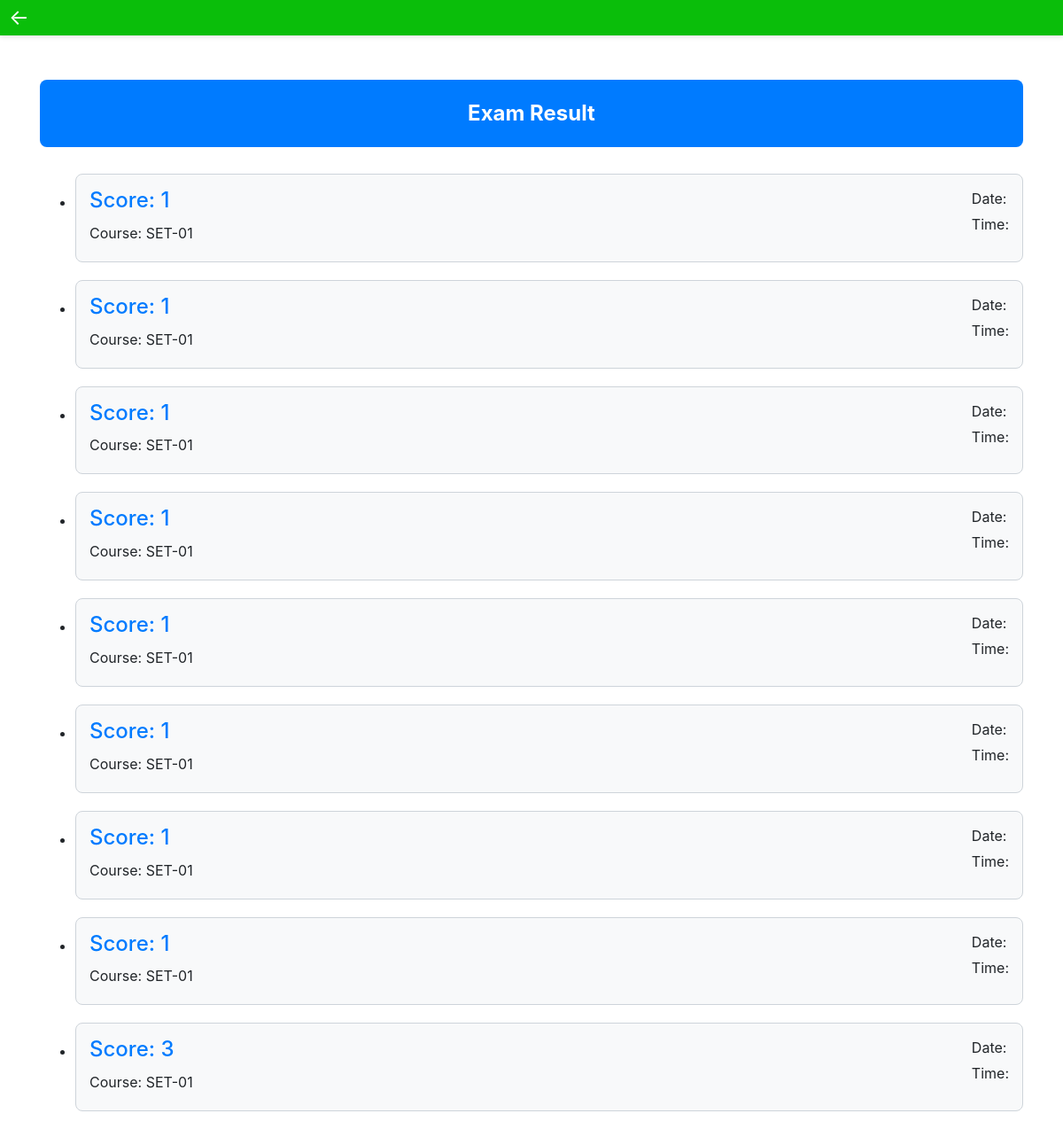
The page /view_score/ (signed in) on the database as committed earlier.
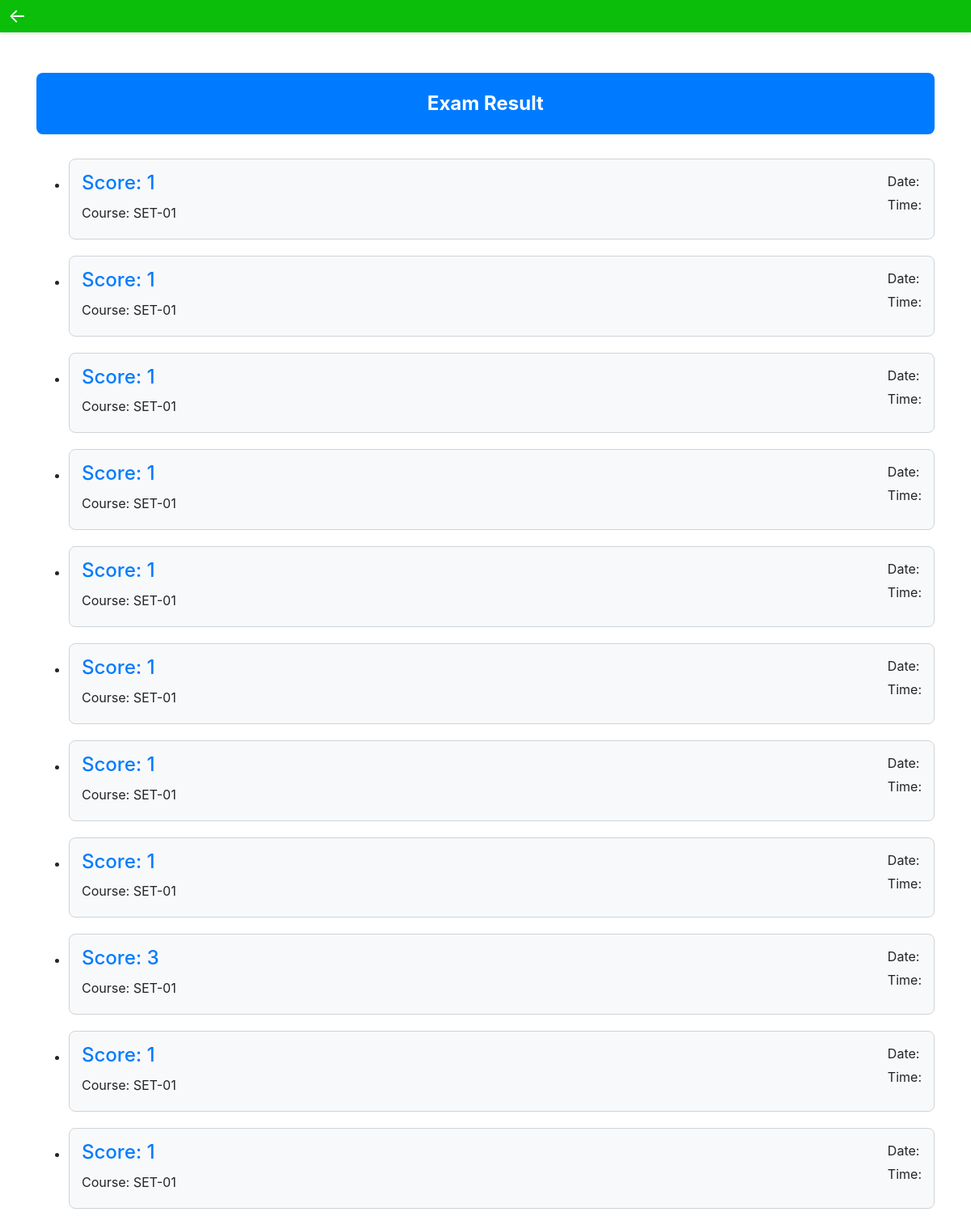
The same page on the database as committed later.
### main/models.py (models this page shows, shortened)
class ScoreBoard(models.Model):
    course = models.ForeignKey(Course, on_delete=models.CASCADE)
    user = models.ForeignKey(User, on_delete=models.CASCADE)
    score = models.IntegerField()

class Course(models.Model):
    course_name = models.CharField(max_length=100)

### main/views.py (the view)
# urls.py: path('view_score/' , view_score , name="view_score"),
@login_required(login_url='/login')
def view_score(request):
    user = request.user
    score = ScoreBoard.objects.filter(user=user)
    context = {'score' : score}
    return render(request,'score.html' , context)

### main/templates/score.html (shortened to what this page needs)
<!DOCTYPE html>
<html lang="en">
<head>
  <link rel="stylesheet" href="https://stackpath.bootstrapcdn.com/bootstrap/4.4.1/css/bootstrap.min.css">
</head>
<body>
  <div class="header">
    <a class="left-arrow" href="{% url 'main:modelexam' %}">&#8592;</a>
</div>
  <div class="container">
    <div class="result-container">
      <div class="result-header">
        Exam Result
      </div>
      {% if score %}
      <ul class="result-list">
        {% for s in score %}
        <li class="result-item">
          <h4>Score: {{ s.score }}</h4>
          <p>Course: {{ s.course.course_name }}</p>
          <div class="exam-info">
            <p>Date: {{ s.exam_date }}</p>
            <p>Time: {{ s.exam_time }}</p>
          </div>
        </li>
        {% endfor %}
      </ul>
      {% else %}
      <div class="no-result-message">
        <p>You haven't given any exam yet.</p>
        <a class="btn btn-primary" href="/">Start Exam</a>
      </div>
      {% endif %}
    </div>
  </div>
</body>
</html>

Rows that differ between the two databases and show on the page:
added ScoreBoard: score "1", course.course_name "SET-01"
added ScoreBoard: score "1", course.course_name "SET-01"
